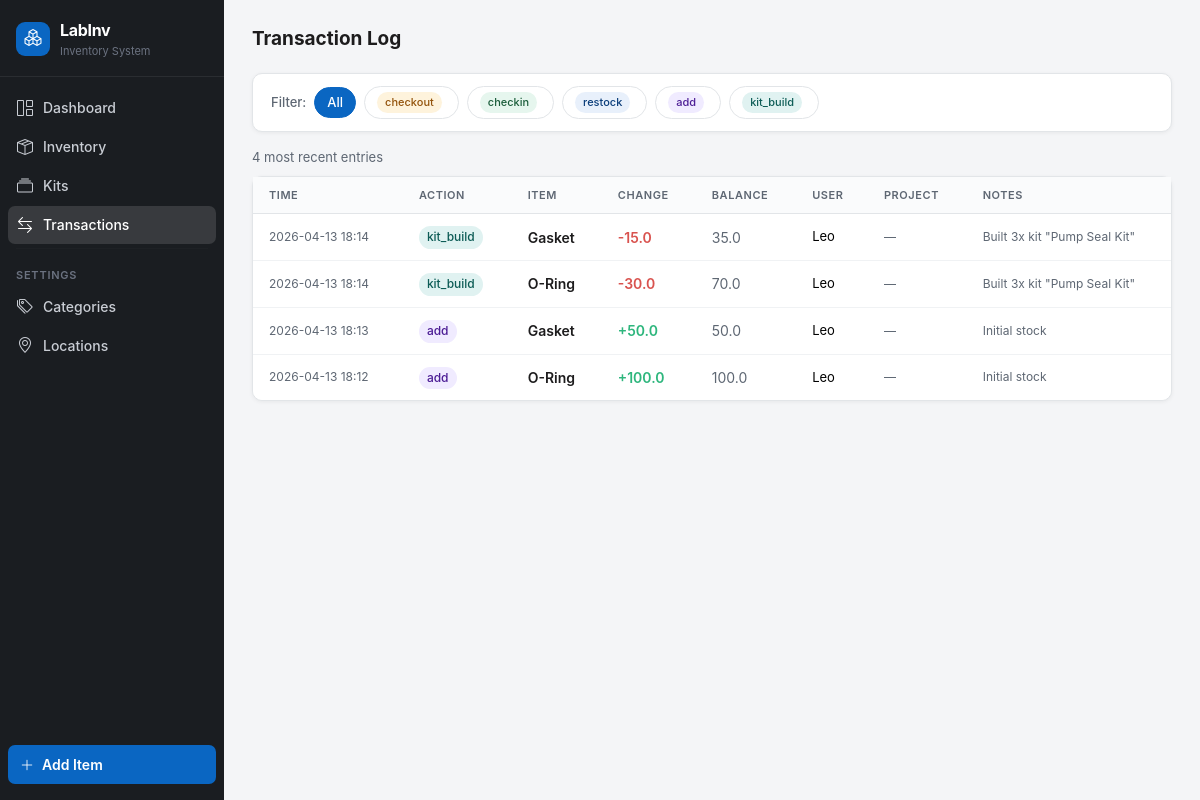
Page /transactions on the committed database.
### tables this page shows
CREATE TABLE transactions (
            id              INTEGER PRIMARY KEY AUTOINCREMENT,
            item_id         INTEGER NOT NULL REFERENCES items(id),
            action          TEXT    NOT NULL,
            quantity_change REAL    NOT NULL,
            quantity_before REAL    NOT NULL,
            quantity_after  REAL    NOT NULL,
            user_name       TEXT    NOT NULL,
            project         TEXT,
            notes           TEXT,
            timestamp       TIMESTAMP DEFAULT CURRENT_TIMESTAMP
        );

CREATE TABLE items (
            id                  INTEGER PRIMARY KEY AUTOINCREMENT,
            name                TEXT    NOT NULL,
            category_id         INTEGER REFERENCES categories(id),
            quantity            REAL    NOT NULL DEFAULT 0,
            unit                TEXT    NOT NULL DEFAULT 'units',
            location_id         INTEGER REFERENCES locations(id),
            low_stock_threshold REAL    DEFAULT 0,
            supplier            TEXT,
            sku                 TEXT,
            notes               TEXT,
            created_at          TIMESTAMP DEFAULT CURRENT_TIMESTAMP,
            updated_at          TIMESTAMP DEFAULT CURRENT_TIMESTAMP
        );

### app.py (the view)
@app.route("/transactions")
def transactions():
    db     = get_db()
    action = request.args.get("action", "")
    sql    = """
        SELECT t.*, i.name AS item_name
        FROM transactions t
        JOIN items i ON t.item_id = i.id
        WHERE 1=1
    """
    params = []
    if action:
        sql += " AND t.action = ?"
        params.append(action)
    sql += " ORDER BY t.timestamp DESC LIMIT 200"
    txns = db.execute(sql, params).fetchall()
    db.close()
    return render_template("transactions.html", transactions=txns, selected_action=action)

### app.py (called while the page is built)
def get_db():
    conn = sqlite3.connect(DATABASE)
    conn.row_factory = sqlite3.Row
    conn.execute("PRAGMA foreign_keys = ON")
    return conn

### templates/transactions.html (shortened to what this page needs)
{% extends "base.html" %}
{% block content %}
<div class="pg-header">
  <h1 class="pg-title">Transaction Log</h1>
</div>
<div class="card mb-3 no-print">
  <div class="card-bd" style="padding:12px 18px">
    <div style="display:flex;align-items:center;gap:8px;flex-wrap:wrap">
      <span class="text-muted" style="font-size:13px;font-weight:500">Filter:</span>
      {% for action in ['', 'checkout', 'checkin', 'restock', 'add', 'kit_build'] %}
      <a href="/transactions{% if action %}?action={{ action }}{% endif %}"
         style="padding:5px 12px;border-radius:20px;font-size:13px;font-weight:500;text-decoration:none;border:1.5px solid;
                {% if selected_action == action %}
                  background:var(--blue);border-color:var(--blue);color:white;
                {% else %}
                  background:white;border-color:var(--border);color:var(--muted);
                {% endif %}">
        {% if action %}
          <span class="badge badge-action-{{ action }}" style="margin-right:4px;font-size:11px">{{ action }}</span>
        {% else %}All{% endif %}
      </a>
      {% endfor %}
    </div>
  </div>
</div>
<div class="text-muted mb-2" style="font-size:13px">{{ transactions|length }} most recent entries</div>
<div class="card">
  <div class="table-responsive">
    <table class="table mb-0">
      <thead>
        <tr>
          <th>Time</th>
          <th>Action</th>
          <th>Item</th>
          <th>Change</th>
          <th>Balance</th>
          <th>User</th>
          <th>Project</th>
          <th>Notes</th>
        </tr>
      </thead>
      <tbody>
        {% if transactions %}
          {% for t in transactions %}
          <tr>
            <td style="color:var(--muted);font-size:12px;white-space:nowrap">{{ t.timestamp[:16] }}</td>
            <td><span class="badge badge-action-{{ t.action }}">{{ t.action }}</span></td>
            <td>
              <a href="/items/{{ t.item_id }}" class="fw-semibold" style="color:var(--text)">{{ t.item_name }}</a>
            </td>
            <td>
              {% if t.quantity_change > 0 %}
                <span style="color:var(--green);font-weight:600">+{{ t.quantity_change }}</span>
              {% else %}
                <span style="color:var(--red);font-weight:600">{{ t.quantity_change }}</span>
              {% endif %}
            </td>
            <td style="color:var(--muted)">{{ t.quantity_after }}</td>
            <td style="font-size:13px">{{ t.user_name }}</td>
            <td style="font-size:12px;color:var(--muted)">{{ t.project or '—' }}</td>
            <td style="font-size:12px;color:var(--muted);max-width:180px;overflow:hidden;text-overflow:ellipsis;white-space:nowrap">{{ t.notes or '—' }}</td>
          </tr>
          {% endfor %}
        {% endif %}
      </tbody>
    </table>
  </div>
</div>
{% endblock %}

### templates/base.html (style rules this page uses)
:root { --sidebar-w: 224px; --sidebar-bg: #1a1d21; --sidebar-hover: rgba(255,255,255,0.07); --sidebar-active: rgba(255,255,255,0.13); --sidebar-text: #c9cdd4; --sidebar-dim: #6b7280; --blue: #0a66c2; --blue-hover: #0958a8; --blue-light: #e8f0fb; --green: #2eb67d; --green-light: #e6f6ee; --amber: #e8a014; --amber-light: #fef3dc; --red: #d9534f; --red-light: #fceaea; --teal: #0d9488; --teal-light: #e0f2f1; --purple: #7c3aed; --purple-light: #f0ebff; --bg: #f4f5f7; --border: #e2e5e8; --text: #1d1c1d; --muted: #5e6773; --card-shadow: 0 1px 4px rgba(0,0,0,0.06); }
*, *::before, *::after { box-sizing: border-box; }
body { margin: 0; font-family: -apple-system, BlinkMacSystemFont, 'Segoe UI', Roboto, sans-serif; font-size: 14px; line-height: 1.5; background: var(--bg); color: var(--text); display: flex; min-height: 100vh; }
.pg-header { display: flex; align-items: center; justify-content: space-between; margin-bottom: 22px; gap: 12px; }
.pg-title { font-size: 19px; font-weight: 700; color: var(--text); margin: 0; }
.card { background: white; border: 1px solid var(--border); border-radius: 10px; box-shadow: var(--card-shadow); }
.card-bd { padding: 18px; }
.table { width: 100%; border-collapse: collapse; font-size: 14px; }
.table thead th { font-size: 11px; font-weight: 600; text-transform: uppercase; letter-spacing: .05em; color: var(--muted); border-bottom: 1px solid var(--border); padding: 10px 16px; background: #fafbfc; white-space: nowrap; }
.table tbody td { padding: 11px 16px; border-bottom: 1px solid #f0f2f4; vertical-align: middle; }
.table tbody tr:last-child td { border-bottom: none; }
.table-responsive { border-radius: 0 0 10px 10px; overflow: hidden; }
.badge { display: inline-flex; align-items: center; gap: 4px; padding: 3px 8px; border-radius: 20px; font-size: 12px; font-weight: 500; line-height: 1.4; }
.badge-action-checkout { background: var(--amber-light); color: #92520a; }
.badge-action-checkin { background: var(--green-light); color: #1a5c3a; }
.badge-action-restock { background: var(--blue-light); color: #0a3d7a; }
.badge-action-add { background: var(--purple-light);color: #4c1d95; }
.badge-action-kit_build { background: var(--teal-light); color: #0d5c56; }
.text-muted { color: var(--muted) !important; }
a { color: var(--blue); text-decoration: none; }
.fw-semibold { font-weight: 600; }

### rows in the picture
transactions: timestamp "2026-04-13 18:14", action "kit_build", item_name "Gasket", quantity_change "-15.0", quantity_after "35.0", user_name "Leo", project "—", notes "Built 3x kit \"Pump Seal Kit\""
transactions: timestamp "2026-04-13 18:14", action "kit_build", item_name "O-Ring", quantity_change "-30.0", quantity_after "70.0", user_name "Leo", project "—", notes "Built 3x kit \"Pump Seal Kit\""
transactions: timestamp "2026-04-13 18:13", action "add", item_name "Gasket", quantity_change "50.0", quantity_after "50.0", user_name "Leo", project "—", notes "Initial stock"
transactions: timestamp "2026-04-13 18:12", action "add", item_name "O-Ring", quantity_change "100.0", quantity_after "100.0", user_name "Leo", project "—", notes "Initial stock"

### other values in the picture
{{ action }} "checkout" "checkin" "restock" "add" "kit_build"
{{ transactions|length }} "4"
